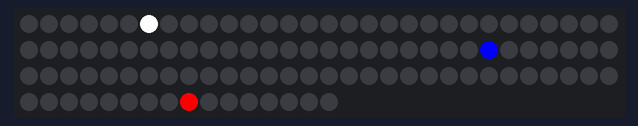
The sketch below on a simulated Arduino Uno, built with avr-gcc and run on an emulated ATmega328P. Parts: 106 RGB LEDs in strip order, left to right, continuing on the next row.

Above: at 0.16 s.
At 5.63 s:
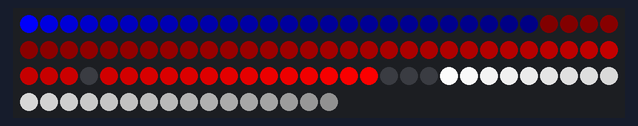
At 11.41 s:
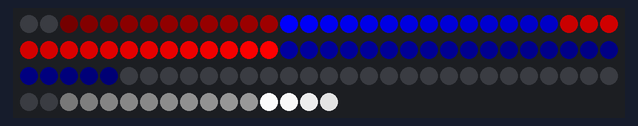
At 17.19 s:
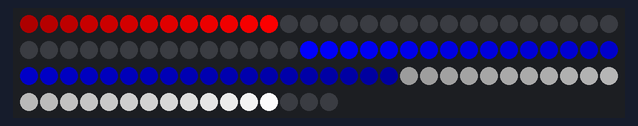
At 22.96 s:
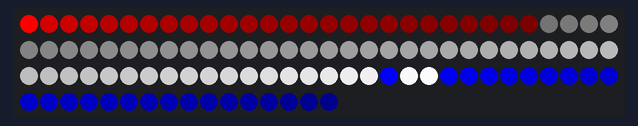
At 39.68 s:
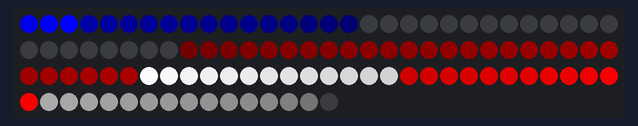

The sketch:

FastLED_sinewave_one_strip.ino
```cpp
#include <FastLED.h>

#define LED_PIN     2
#define NUM_LEDS    106

CRGB leds[NUM_LEDS];

uint8_t paletteIndex = 0;

CRGBPalette16 purplePalette = CRGBPalette16 (
    CRGB::DarkViolet,
    CRGB::DarkViolet,
    CRGB::DarkViolet,
    CRGB::DarkViolet,

    CRGB::Magenta,
    CRGB::Magenta,
    CRGB::Linen,
    CRGB::Linen,

    CRGB::Magenta,
    CRGB::Magenta,
    CRGB::DarkViolet,
    CRGB::DarkViolet,

    CRGB::DarkViolet,
    CRGB::DarkViolet,
    CRGB::Linen,
    CRGB::Linen
);

void setup() {
  // put your setup code here, to run once:
  FastLED.addLeds<WS2813, LED_PIN, GRB>(leds, NUM_LEDS);
  FastLED.clear(true);

}

void loop() {
  // for (int i = 0; i < NUM_LEDS; i += 2){
  //   leds[i] = CRGB::Green;
  // }
  // FastLED.show();
  // delay(5000);

  // for (int i = 0; i < NUM_LEDS; i += 2){
  //   leds[i] = CRGB::Yellow;
  // }
  // FastLED.show();
  // delay(2000);

  // for (int i = 0; i < NUM_LEDS; i += 2){
  //   if (i < 33){
  //     leds[i] = CRGB::Red;
  //   } else {
  //     leds[i] = CRGB::Yellow;
  //   }
  // }
  // FastLED.show();
  // delay(300);

  // for (int i = 0; i < NUM_LEDS; i += 2){
  //   leds[i] = CRGB::Yellow;
  // }
  // FastLED.show();
  // delay(300);

  // for (int i = 0; i < NUM_LEDS; i += 2){
  //   if (i < 33){
  //     leds[i] = CRGB::Red;
  //   } else {
  //     leds[i] = CRGB::Yellow;
  //   }
  // }
  // FastLED.show();
  // delay(300);


  // // put your main code here, to run repeatedly:
  // fill_solid(leds, NUM_LEDS, CRGB::Green);
  // FastLED.show();
  // delay(5000);

  // fill_solid(leds, NUM_LEDS, CRGB::Yellow);
  // FastLED.show();
  // delay(2000);

  // fill_solid(leds, NUM_LEDS, CRGB::Red);
  // FastLED.show();
  // delay(300);

  // fill_solid(leds, NUM_LEDS, CRGB::Yellow);
  // FastLED.show();
  // delay(300);

  // fill_solid(leds, NUM_LEDS, CRGB::Red);
  // FastLED.show();
  // delay(300);

  // // fill_soild(leds, NUM_LEDS, CRGB::Aqua);
  // // FastLED.show();
  // // delay(1000);

  // //First Scenario End

  // fill_solid(leds, NUM_LEDS, CRGB::Green);
  // FastLED.show();
  // delay(5000);

  // fill_solid(leds, NUM_LEDS, CRGB::Yellow);
  // FastLED.show();
  // delay(2000);

  // for (int i = 0; i < NUM_LEDS; i++){
  //   if (i < 33){
  //     leds[i] = CRGB::Red;
  //   } else {
  //     leds[i] = CRGB::Yellow;
  //   }
  // }
  // FastLED.show();
  // delay(300);

  // fill_solid(leds, NUM_LEDS, CRGB::Yellow);
  // FastLED.show();
  // delay(300);

  // for (int i = 0; i < NUM_LEDS; i++){
  //   if (i < 33){
  //     leds[i] = CRGB::Red;
  //   } else {
  //     leds[i] = CRGB::Yellow;
  //   }
  // }
  // FastLED.show();
  // delay(300);

  // fill_soild(leds, NUM_LEDS, CRGB::Aqua);
  // FastLED.show();
  // delay(1000);
  //Second Scenario End

  // fill_palette(leds, NUM_LEDS, paletteIndex, 255 / NUM_LEDS, purplePalette, 255, LINEARBLEND);

  // EVERY_N_MILLISECONDS(10){
  //   paletteIndex++;
  // }

  // uint16_t beatA = beatsin16(30, 0, 255);
  // uint16_t beatB = beatsin16(20, 0, 255);
  // fill_rainbow(leds, NUM_LEDS, (beatA+beatB)/2, 8);

  // FastLED.show();

  uint16_t sinBeat   = beatsin16(30, 0, NUM_LEDS - 1, 0, 0);
  uint16_t sinBeat2  = beatsin16(30, 0, NUM_LEDS - 1, 0, 21845);
  uint16_t sinBeat3  = beatsin16(30, 0, NUM_LEDS - 1, 0, 43690);

  leds[sinBeat]   = CRGB::Blue;
  leds[sinBeat2]  = CRGB::Red;
  leds[sinBeat3]  = CRGB::White;

  fadeToBlackBy(leds, NUM_LEDS, 10);

  FastLED.show();

}
```
